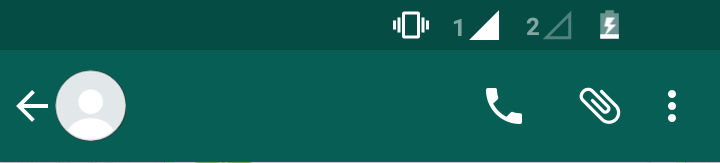
#> input picture whatsapp_assets/top.png, 720 x 163 px, given in place of bluetick.png, which was not available
$ python timeName.py   (Python 2 division)
#> lines starting #> are read from the running program, lines starting #| are printed output that depends on the picture; pictures that were not available may be replaced by others from this repository, and a replacement may not be noted
#> (reads chat.txt from the repository)
#> the answer given: 1
import re
import textwrap
from PIL import Image, ImageDraw, ImageFont
from datetime import datetime

WhatsAppAttr = {
        'fontSize': 32,
        # 'lineHeight': 55,
        'lineHeight': 60,
        'bufferHeight': 5,
        # 'bufferHeight': 10,
        'bufferWidth': 11,
        'backgroundColor': '#efe7de',
        'outlineColor': '#c5bfb6',
        'chatboxColor1': '#e1ffc7',
        'chatboxColor2': '#ffffff',
        'timeColor': '#879977',
        'xGapL': 115,
        'xGapR': 35,
        'yGapT': 10,
        'xSTime': 575,
        'xRTime': 530,
        'chatWidth': 570,
}

class Message:
    def __init__(self, appName, time, person, message):

        self.time = time
        self.person = person
        self.message = message
        retList = self.processMessage()
        self.sM = retList[0]
        self.lenLines = retList[1]

        if appName == 'WhatsApp':
            global WhatsAppAttr
            self.attrDict = WhatsAppAttr

        self.attrDict['chatHeight'] = self.attrDict['lineHeight'] * self.lenLines
        self.attrDict['textHeight'] = self.attrDict['bufferHeight'] + self.attrDict['chatHeight'] + self.attrDict['bufferHeight']
        self.attrDict['totalHeight'] = self.attrDict['bufferHeight'] + self.attrDict['chatHeight'] + self.attrDict['bufferHeight']


    def processMessage(self):

        lines = textwrap.wrap(self.message, width=40)

        sM = ''
        for line in lines:
            sM += line
            sM += '\n'

        returnList = [sM, len(lines)]
        return returnList


    def textFormat(self): #tested only with WhatsApp

        txt = Image.new('RGBA', (720, self.attrDict['textHeight']), (255, 255, 255, 0))
        txtD = ImageDraw.Draw(txt, 'RGBA')
        chatFont = ImageFont.truetype('whatsapp_assets/Roboto-Regular.ttf', self.attrDict['fontSize'])
        timeFont = ImageFont.truetype('whatsapp_assets/Roboto-Regular.ttf', 25)


        if self.person == 'sender':
            txtD.text((self.attrDict['xGapL'] + self.attrDict['bufferWidth'], self.attrDict['yGapT'] + self.attrDict['bufferHeight']), self.sM, font=chatFont, fill='#000000')
            txtD.text((self.attrDict['xSTime'], self.attrDict['textHeight']-35), self.time, font=timeFont, fill=self.attrDict['timeColor'])
        else:
            txtD.text((self.attrDict['xGapR'] + self.attrDict['bufferWidth'], self.attrDict['yGapT'] + self.attrDict['bufferHeight']), self.sM, font=chatFont, fill='#000000')
            txtD.text((self.attrDict['xRTime'], self.attrDict['textHeight']-35), self.time, font=timeFont, fill=self.attrDict['timeColor'])

        return txt

    def makeChatLine(self):

        xGapL = self.attrDict['xGapL']
        yGapT = self.attrDict['yGapT']
        xGapR = self.attrDict['xGapR']

        im = Image.new('RGBA', (720, self.attrDict['totalHeight']), self.attrDict['backgroundColor'])
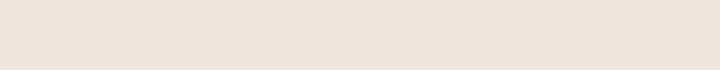
#> im: PIL image 720x70 RGBA; mean R, G, B, A 239, 231, 222, 255
        imD = ImageDraw.Draw(im, 'RGBA')

        if self.person == 'sender':
            imD.rectangle([(xGapL, yGapT), (xGapL + self.attrDict['chatWidth'], yGapT + self.attrDict['chatHeight'])], self.attrDict['chatboxColor1'], self.attrDict['outlineColor'])
        else:
            imD.rectangle([(xGapR, yGapT), (xGapR + self.attrDict['chatWidth'], yGapT + self.attrDict['chatHeight'])], self.attrDict['chatboxColor2'], self.attrDict['outlineColor'])

        if self.person == 'sender':
            blueTick = Image.open('whatsapp_assets/bluetick.png')
#> blueTick is the input picture: PIL image 720x163 RGBA; mean R, G, B, A 20.5, 97.8, 88.7, 255
            im.paste(blueTick, (643, self.attrDict['textHeight']-27)) #643 is the X-position, located 27 pixels from bottom of the chat snippet

        txt = self.textFormat()
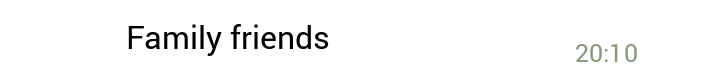
#> txt: PIL image 720x70 RGBA; mean R, G, B, A 244.1, 244.3, 244, 8.9; transparent parts drawn white
        out = Image.alpha_composite(im, txt)
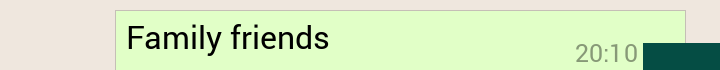
#> out: PIL image 720x70 RGBA; mean R, G, B, A 212.8, 231.6, 194.1, 255
        # out.show()
        return out

    def getChatHeight(self):
        return self.attrDict['totalHeight']


def parseChat():

    f = open('chat.txt','r')
    appName = 'WhatsApp'

    tEx = re.compile(r'(?<=[0-9] )[0-9:]+[^\]]')
    nEx = re.compile(r'(?<= )[a-zA-Z]+[^:]*')
    mEx = re.compile(r'(?<=[a-zA-Z]: ).*$')

    chatImgList = []
    chatHeightList = []
    peopleList = []

    for line in f.readlines():
        name = nEx.search(line).group()
        if name not in peopleList:
            peopleList.append(name)

    you = findYou(peopleList)

    f.seek(0)

    for line in f.readlines():

        time = tEx.search(line).group()
        name = nEx.search(line).group()
        message = mEx.search(line).group()

        print time
        print name
        print message

        if name == you:
            person = 'sender'
        else:
            person = 'receiver'

        chatLineObj = Message(appName, time, person, message)
        out = chatLineObj.makeChatLine()

        chatHeightList.append(chatLineObj.getChatHeight())
        chatImgList.append(out)

    stitchChat(chatHeightList, chatImgList, you, peopleList)


def findYou(peopleList):
    print "Who you?"
    for i in range(len(peopleList)):
        dispStr = str(i+1) + ': ' + peopleList[i]
        print dispStr

    pN = int(raw_input("Type option number: "))
    return peopleList[pN-1]


def stitchChat(chatHeightList, chatImgList, you, peopleList):

#> called with you = 'Foo'
    screenHeight = sum(chatHeightList)
    im = Image.new('RGBA', (720, 163+screenHeight+230), WhatsAppAttr['backgroundColor'])
#> im: PIL image 720x853 RGBA

    im.paste(Image.open('whatsapp_assets/top.png'), (0, 0))
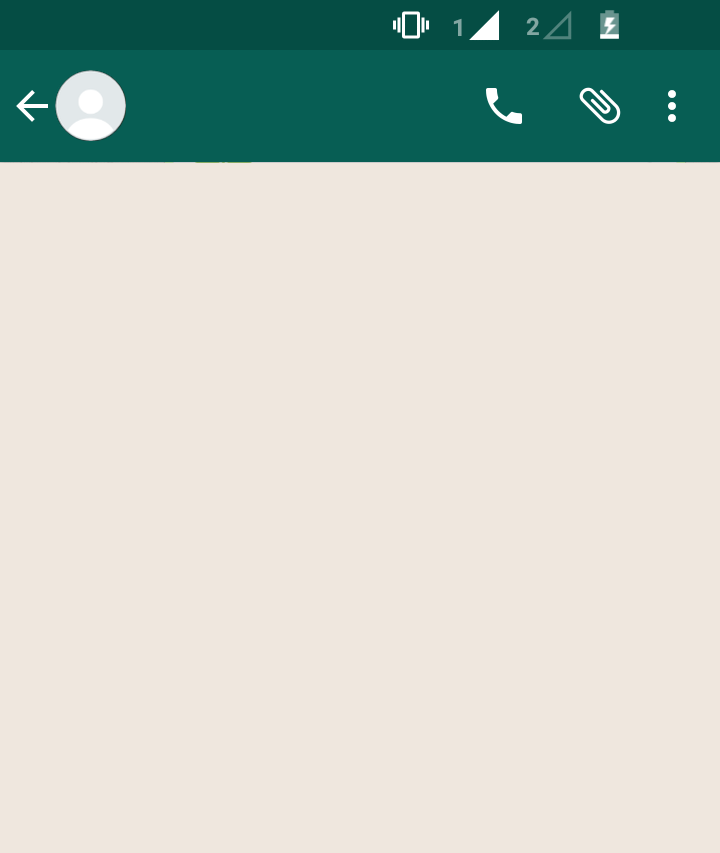
#> im: PIL image 720x853 RGBA; mean R, G, B, A 197.2, 205.5, 196.5, 255

    offset = [0, 163]
    i = 0

    for img in chatImgList:
        offsetTuple = tuple(offset)
        im.paste(img, offsetTuple)
        offset[1] += chatHeightList[i]
        i += 1
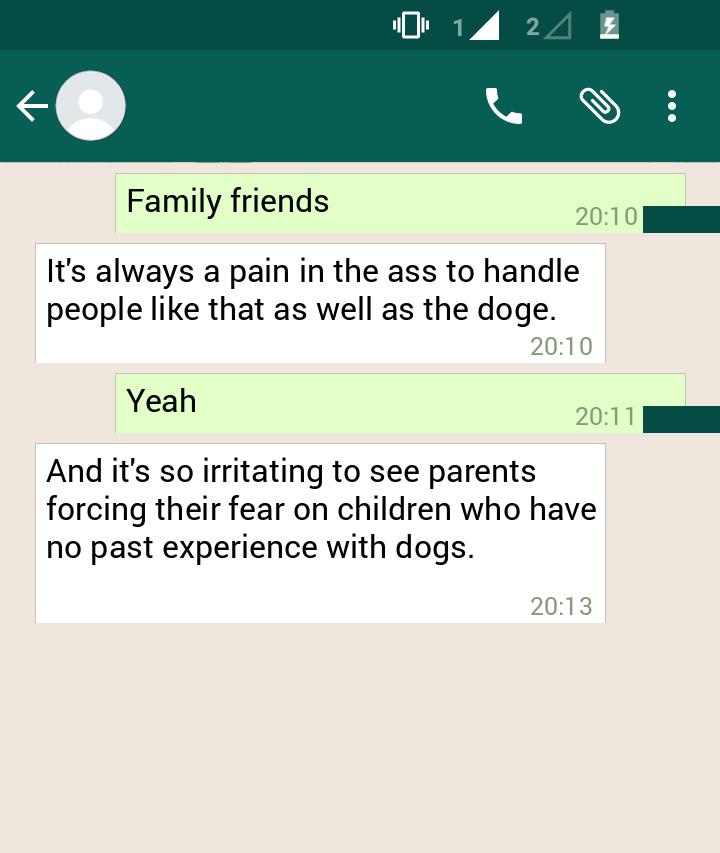
#> im: PIL image 720x853 RGBA; mean R, G, B, A 190.6, 205.6, 194.3, 255

    offsetTuple = tuple(offset)
    im.paste(Image.open('whatsapp_assets/bottom.png'), offsetTuple)
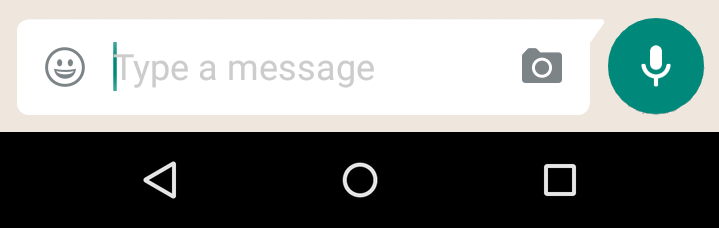
#> input picture whatsapp_assets/bottom.png, 719 x 229 px

    imD = ImageDraw.Draw(im, 'RGBA')

    if len(peopleList) > 2:
        titleText = 'Group'
    else:
        for i in peopleList:
            if i != you:
                rec = i
        titleText = rec

    titleFont = ImageFont.truetype('whatsapp_assets/Roboto-Bold.ttf', 35)
    imD.text((140, 80), titleText, font=titleFont, fill='#ffffff')

    dateText = datetime.now().strftime('%H:%M')
    dateFont = ImageFont.truetype('whatsapp_assets/Roboto-Regular.ttf', 30)
    imD.text((630, 6), dateText, font=dateFont, fill='#ffffff')

    im.show()
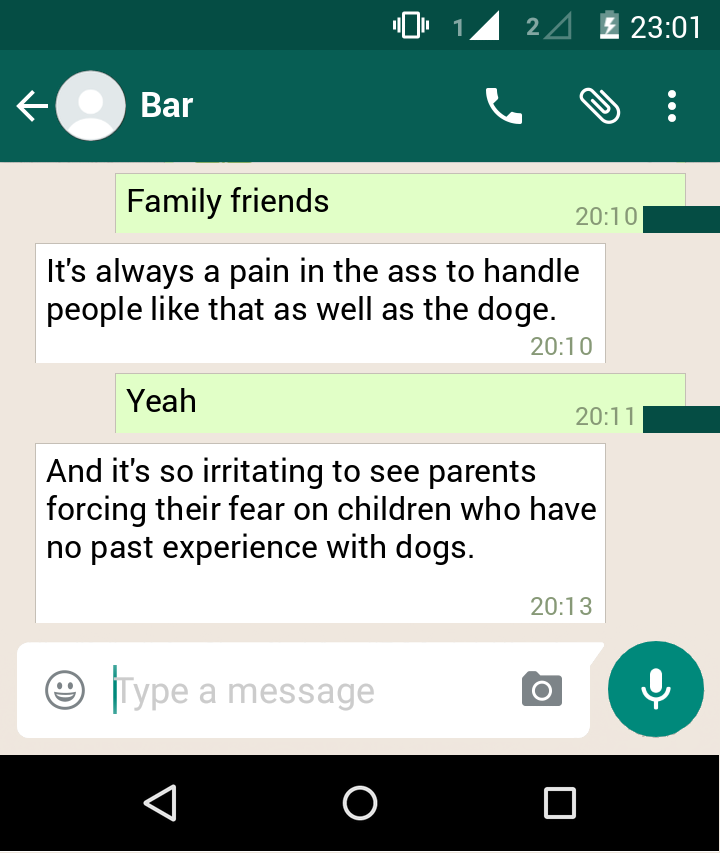
#> shown: PIL image 720x853 RGBA; mean R, G, B, A 162.6, 180.7, 171.2, 254.7; transparent parts drawn white


parseChat()
